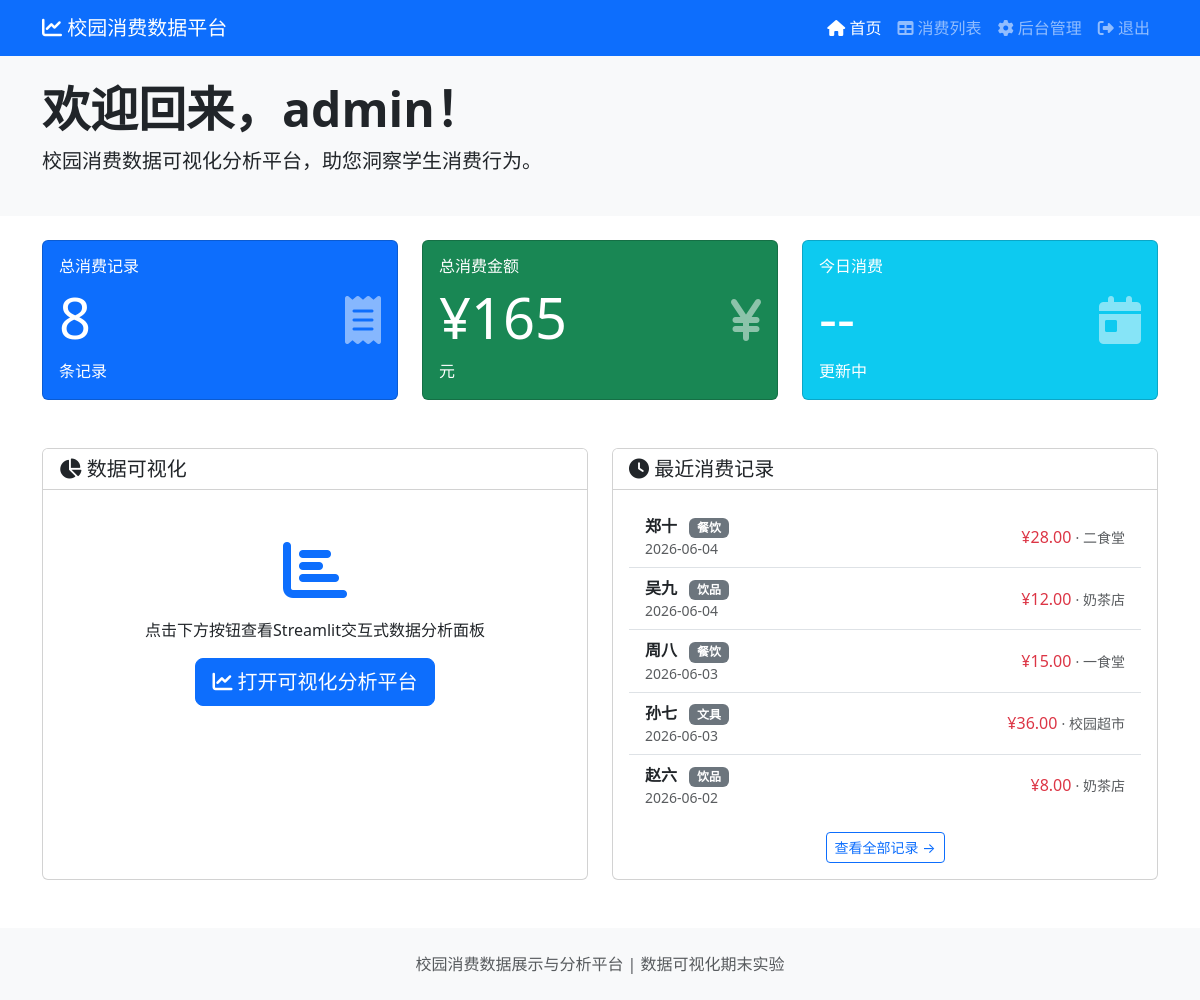
Page /index/ (signed in) on the committed database.
### consumption/models.py (models this page shows, shortened)
class Consumption(models.Model):
    CONSUMPTION_TYPES = [
        ('餐饮', '餐饮'),
        ('文具', '文具'),
        ('饮品', '饮品'),
        ('其他', '其他'),
    ]
    LOCATIONS = [
        ('一食堂', '一食堂'),
        ('二食堂', '二食堂'),
        ('校园超市', '校园超市'),
        ('奶茶店', '奶茶店'),
    ]
    student_id = models.CharField('学号', max_length=20, db_index=True)
    name = models.CharField('姓名', max_length=50)
    consumption_type = models.CharField('消费类型', max_length=20, choices=CONSUMPTION_TYPES)
    amount = models.DecimalField('消费金额', max_digits=10, decimal_places=2)
    consumption_time = models.DateField('消费时间', db_index=True)
    location = models.CharField('消费地点', max_length=50, choices=LOCATIONS)
    created_at = models.DateTimeField('创建时间', auto_now_add=True)
    updated_at = models.DateTimeField('更新时间', auto_now=True)
    class Meta:
        db_table = 'consumption'
        verbose_name = '消费记录'
        verbose_name_plural = '消费记录'
        ordering = ['-consumption_time']

### consumption/views.py (the view)
# urls.py: path('index/', views.index_view, name='index'),
@login_required(login_url='/login/')
def index_view(request):
    context = {
        'total_count': Consumption.objects.count(),
        'total_amount': Consumption.objects.aggregate(total=models.Sum('amount'))['total'] or 0,
        'recent_records': Consumption.objects.all()[:5],
        'user': request.user,
    }
    return render(request, 'consumption/index.html', context)

### consumption/templates/consumption/index.html (shortened to what this page needs)
<!DOCTYPE html>
<html lang="zh-CN">
<head>
    <link href="https://cdn.jsdelivr.net/npm/bootstrap@5.3.0/dist/css/bootstrap.min.css" rel="stylesheet">
    <link href="https://cdnjs.cloudflare.com/ajax/libs/font-awesome/6.4.0/css/all.min.css" rel="stylesheet">
</head>
<body>
    <nav class="navbar navbar-expand-lg navbar-dark bg-primary">
        <div class="container">
            <a class="navbar-brand" href="{% url 'consumption:index' %}">
                <i class="fas fa-chart-line"></i> 校园消费数据平台
            </a>
            <div class="collapse navbar-collapse" id="navbarNav">
                <ul class="navbar-nav ms-auto">
                    <li class="nav-item">
                        <a class="nav-link active" href="{% url 'consumption:index' %}">
                            <i class="fas fa-home"></i> 首页
                        </a>
                    </li>
                    <li class="nav-item">
                        <a class="nav-link" href="{% url 'consumption:list' %}">
                            <i class="fas fa-table"></i> 消费列表
                        </a>
                    </li>
                    <li class="nav-item">
                        <a class="nav-link" href="/admin/" target="_blank">
                            <i class="fas fa-cog"></i> 后台管理
                        </a>
                    </li>
                    <li class="nav-item">
                        <a class="nav-link" href="{% url 'consumption:logout' %}">
                            <i class="fas fa-sign-out-alt"></i> 退出
                        </a>
                    </li>
                </ul>
            </div>
        </div>
    </nav>
    <div class="bg-light py-4">
        <div class="container">
            <h1 class="display-5 fw-bold">欢迎回来，{{ user.username }}！</h1>
            <p class="lead">校园消费数据可视化分析平台，助您洞察学生消费行为。</p>
        </div>
    </div>
    <div class="container mt-4">
        <div class="row g-4">
            <div class="col-md-4">
                <div class="card text-white bg-primary h-100">
                    <div class="card-body">
                        <div class="d-flex justify-content-between align-items-center">
                            <div>
                                <h6 class="card-title">总消费记录</h6>
                                <h2 class="display-4">{{ total_count }}</h2>
                                <span>条记录</span>
                            </div>
                            <i class="fas fa-receipt fa-3x opacity-50"></i>
                        </div>
                    </div>
                </div>
            </div>
            <div class="col-md-4">
                <div class="card text-white bg-success h-100">
                    <div class="card-body">
                        <div class="d-flex justify-content-between align-items-center">
                            <div>
                                <h6 class="card-title">总消费金额</h6>
                                <h2 class="display-4">¥{{ total_amount|floatformat:0 }}</h2>
                                <span>元</span>
                            </div>
                            <i class="fas fa-yen-sign fa-3x opacity-50"></i>
                        </div>
                    </div>
                </div>
            </div>
            <div class="col-md-4">
                <div class="card text-white bg-info h-100">
                    <div class="card-body">
                        <div class="d-flex justify-content-between align-items-center">
                            <div>
                                <h6 class="card-title">今日消费</h6>
                                <h2 class="display-4">--</h2>
                                <span>更新中</span>
                            </div>
                            <i class="fas fa-calendar-day fa-3x opacity-50"></i>
                        </div>
                    </div>
                </div>
            </div>
        </div>
    </div>
    <div class="container mt-5">
        <div class="row g-4">
            <div class="col-md-6">
                <div class="card h-100">
                    <div class="card-header bg-white">
                        <h5 class="mb-0"><i class="fas fa-chart-pie"></i> 数据可视化</h5>
                    </div>
                    <div class="card-body text-center py-5">
                        <i class="fas fa-chart-bar fa-4x text-primary mb-3"></i>
                        <p>点击下方按钮查看Streamlit交互式数据分析面板</p>
                        <a href="http://localhost:8501" target="_blank" class="btn btn-primary btn-lg">
                            <i class="fas fa-chart-line"></i> 打开可视化分析平台
                        </a>
                    </div>
                </div>
            </div>
            <div class="col-md-6">
                <div class="card h-100">
                    <div class="card-header bg-white">
                        <h5 class="mb-0"><i class="fas fa-clock"></i> 最近消费记录</h5>
                    </div>
                    <div class="card-body">
                        <div class="list-group list-group-flush">
                            {% for record in recent_records %}
                                <div class="list-group-item">
                                    <div class="d-flex justify-content-between align-items-center">
                                        <div>
                                            <strong>{{ record.name }}</strong>
                                            <span class="badge bg-secondary ms-2">{{ record.consumption_type }}</span>
                                            <small class="text-muted d-block">{{ record.consumption_time|date:"Y-m-d" }}</small>
                                        </div>
                                        <div>
                                            <span class="text-danger">¥{{ record.amount }}</span>
                                            <small class="text-muted">· {{ record.location }}</small>
                                        </div>
                                    </div>
                                </div>
                            {% empty %}
                                <div class="text-center py-4 text-muted">暂无数据</div>
                            {% endfor %}
                        </div>
                        <div class="text-center mt-3">
                            <a href="{% url 'consumption:list' %}" class="btn btn-outline-primary btn-sm">查看全部记录 →</a>
                        </div>
                    </div>
                </div>
            </div>
        </div>
    </div>
    <footer class="bg-light text-center text-muted py-4 mt-5">
        <div class="container">
            <p class="mb-0">校园消费数据展示与分析平台 | 数据可视化期末实验</p>
        </div>
    </footer>
</body>
</html>

### rows in the picture
Consumption: name "郑十", consumption_type "餐饮", consumption_time "2026-06-04", amount "28.00", location "二食堂"
Consumption: name "吴九", consumption_type "饮品", consumption_time "2026-06-04", amount "12.00", location "奶茶店"
Consumption: name "周八", consumption_type "餐饮", consumption_time "2026-06-03", amount "15.00", location "一食堂"
Consumption: name "孙七", consumption_type "文具", consumption_time "2026-06-03", amount "36.00", location "校园超市"
Consumption: name "赵六", consumption_type "饮品", consumption_time "2026-06-02", amount "8.00", location "奶茶店"

### other values in the picture
{{ user.username }} "admin"
{{ total_count }} "8"
{{ total_amount|floatformat:0 }} "165"
